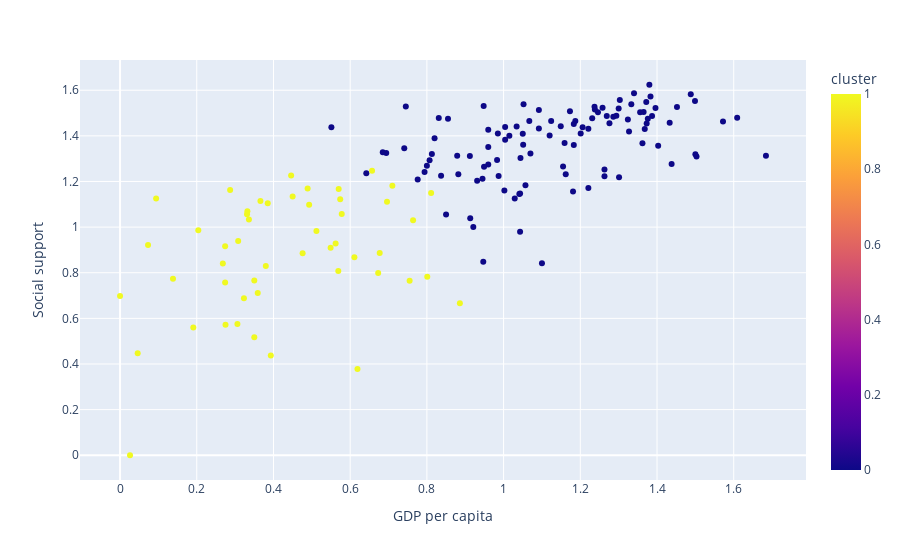

Source (notebook cell):
### Code cell
fig = px.scatter(df, x = 'GDP per capita', y = 'Social support', color='cluster', 
                 hover_data=['GDP per capita', 'Social support', 'Healthy life expectancy',
                             'Freedom to make life choices', 'Generosity',
                             'Perceptions of corruption', 'Score',
                             'Overall rank', 'country', 'tavg'])
fig.show()

### Figure 1 — Plotly figure (JSON) as saved in the notebook; plotly's stock layout.template omitted (floating-point values rounded to 4 significant figures; data arrays with more than 128 entries replaced by an {"elided": "..."} marker saying what was removed)
{"data": [{"customdata": {"elided": "156x8 mixed values"}, "hovertemplate": "GDP per capita=%{x}<br>Social support=%{y}<br>Healthy life expectancy=%{customdata[0]}<br>Freedom to make life choices=%{customdata[1]}<br>Generosity=%{customdata[2]}<br>Perceptions of corruption=%{customdata[3]}<br>Score=%{customdata[4]}<br>Overall rank=%{customdata[5]}<br>country=%{customdata[6]}<br>tavg=%{customdata[7]}<br>cluster=%{marker.color}<extra></extra>", "legendgroup": "", "marker": {"color": {"elided": "156 int values"}, "coloraxis": "coloraxis", "symbol": "circle"}, "mode": "markers", "name": "", "orientation": "v", "showlegend": false, "type": "scatter", "x": {"elided": "156 float values"}, "xaxis": "x", "y": {"elided": "156 float values"}, "yaxis": "y"}], "layout": {"coloraxis": {"colorbar": {"title": {"text": "cluster"}}, "colorscale": [[0, "#0d0887"], [0.1111, "#46039f"], [0.2222, "#7201a8"], [0.3333, "#9c179e"], [0.4444, "#bd3786"], [0.5556, "#d8576b"], [0.6667, "#ed7953"], [0.7778, "#fb9f3a"], [0.8889, "#fdca26"], [1, "#f0f921"]]}, "legend": {"tracegroupgap": 0}, "margin": {"t": 60}, "xaxis": {"anchor": "y", "domain": [0, 1], "title": {"text": "GDP per capita"}}, "yaxis": {"anchor": "x", "domain": [0, 1], "title": {"text": "Social support"}}}}
